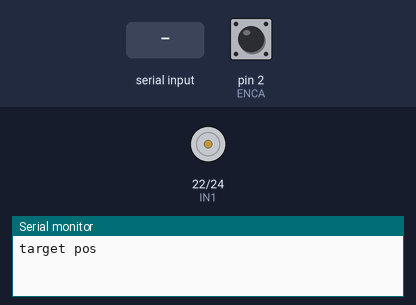
Simulated run of this sketch. Board: Arduino Mega 2560, built with avr-gcc and run on an emulated ATmega2560. Parts: motor-driver pin pairs drawn as motors (green arrow = first pin HIGH = forward, orange = second pin HIGH = backward, longer = more drive, scaled by the enable pin), the last lines printed to the serial monitor. The test bench sets the inputs (shaded band); at power-on: pin 2 (ENCA) HIGH.

Above: at 1.2 s.
1.3 s: "w" received over Serial
At 1.8 s:
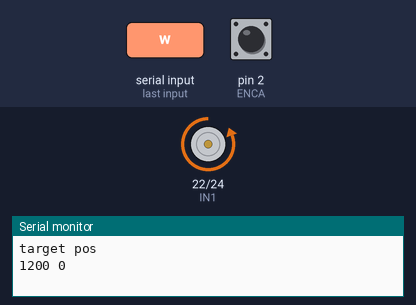
2.8 s: "q" received over Serial
At 4.0 s:
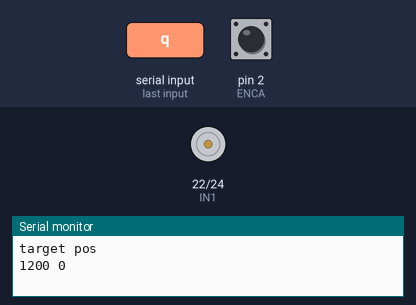
4.3 s: "s" received over Serial
At 5.3 s:
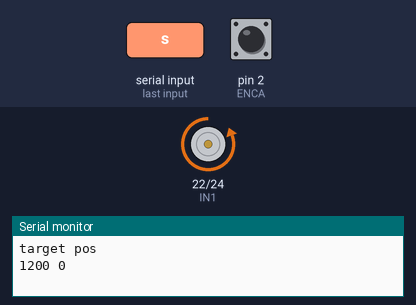
Timing chart, 0 to 7.3 s (numbered marks = the images above; inputs shaded):
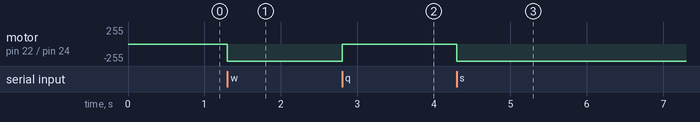

Measured:
- after the input at 1.3 s, motor on pin 22 (IN1) / pin 24 (IN2): stopped → backward 255/255 at once
- after the input at 2.8 s, motor on pin 22 (IN1) / pin 24 (IN2): backward 255/255 → stopped at once
- after the input at 4.3 s, motor on pin 22 (IN1) / pin 24 (IN2): stopped → backward 255/255 at once

The sketch:

basicmotorcontrolviamonitor.ino
```cpp
#include <util/atomic.h> // For the ATOMIC_BLOCK macro

#define ENCA 2 // YELLOW
#define ENCB 3 // GREEN
#define PWM 8
#define IN2 24
#define IN1 22

volatile int posi = 0; // specify posi as volatile: https://www.arduino.cc/reference/en/language/variables/variable-scope-qualifiers/volatile/
long prevT = 0;
float eprev = 0;
float eintegral = 0;

void setup() {
  Serial.begin(9600);
  pinMode(ENCA,INPUT);
  pinMode(ENCB,INPUT);
  attachInterrupt(digitalPinToInterrupt(ENCA),readEncoder,RISING);

  pinMode(PWM,OUTPUT);
  pinMode(IN1,OUTPUT);
  pinMode(IN2,OUTPUT);

  Serial.println("target pos");
}

void loop() {
  // Check if there's serial data available
  if (Serial.available() > 0) {
    // Read the incoming byte
    char incomingByte = Serial.read();
    // If the incoming byte is 'w', run the motor clockwise
    if (incomingByte == 'w') {
      clockwise();
    }
    // If the incoming byte is 's', run the motor counter-clockwise
    else if (incomingByte == 's') {
      counterClockwise();
    }
    // If the incoming byte is 'q', stop the motor
    else if (incomingByte == 'q') {
      stopMotor();
    }
  }
}

void clockwise() {
  // set target position
  int target = 1200;
  // PID constants
  float kp = 5;
  float kd = 0.025;
  float ki = 0.0;

  // time difference
  long currT = micros();
  float deltaT = ((float) (currT - prevT))/( 1.0e6 );
  prevT = currT;

  // Read the position in an atomic block to avoid a potential
  // misread if the interrupt coincides with this code running
  // see: https://www.arduino.cc/reference/en/language/variables/variable-scope-qualifiers/volatile/
  int pos = 0;
  ATOMIC_BLOCK(ATOMIC_RESTORESTATE) {
    pos = posi;
  }

  // error
  int e = pos - target;

  // derivative
  float dedt = (e-eprev)/(deltaT);

  // integral
  eintegral = eintegral + e*deltaT;

  // control signal
  float u = kp*e + kd*dedt + ki*eintegral;

  // motor power
  float pwr = fabs(u);
  if( pwr > 255 ){
    pwr = 255;
  }

  // motor direction
  int dir = 1;
  if(u<0){
    dir = -1;
  }

  // signal the motor
  setMotor(dir,pwr,PWM,IN1,IN2);


  // store previous error
  eprev = e;

  Serial.print(target);
  Serial.print(" ");
  Serial.print(pos);
  Serial.println();
}

void counterClockwise() {
  // Run the motor counter-clockwise
  setMotor(-1, 255, PWM, IN1, IN2);
}

void stopMotor() {
  // Stop the motor
  setMotor(0, 0, PWM, IN1, IN2);
}

void setMotor(int dir, int pwmVal, int pwm, int in1, int in2){
  analogWrite(pwm,pwmVal);
  if(dir == 1){
    digitalWrite(in1,HIGH);
    digitalWrite(in2,LOW);
  }
  else if(dir == -1){
    digitalWrite(in1,LOW);
    digitalWrite(in2,HIGH);
  }
  else{
    digitalWrite(in1,LOW);
    digitalWrite(in2,LOW);
  }
}

void readEncoder(){
  int b = digitalRead(ENCB);
  if(b > 0){
    posi++;
  }
  else{
    posi--;
  }
}
```
